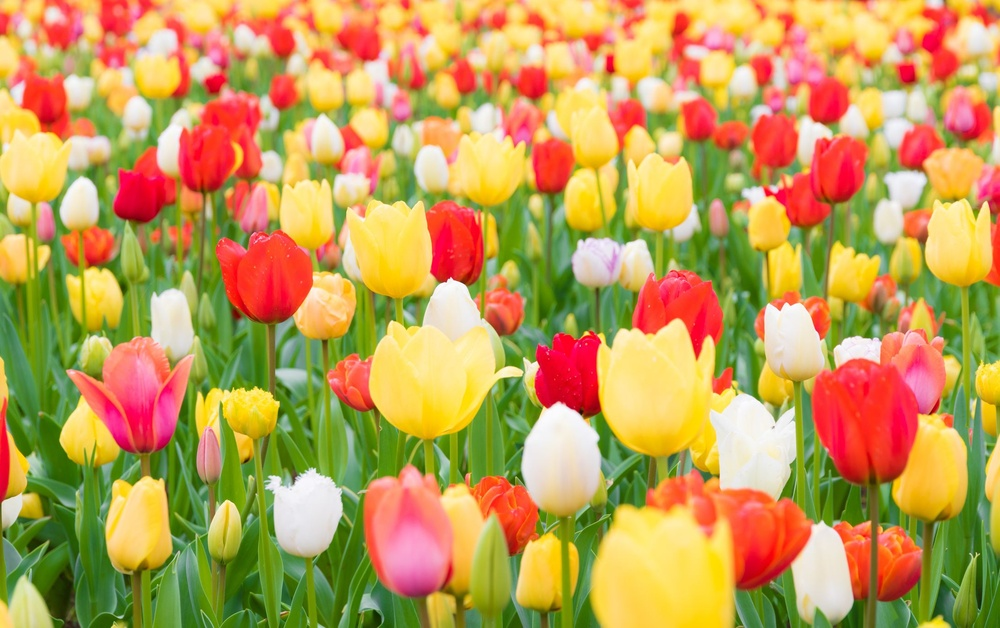
#> input picture HW1/flowers.jpg, 1000 x 628 px, shrunk from 2186 x 1372 before the run
$ python HW1-part2.py   (older library calls are emulated)
#> lines starting #> are read from the running program, lines starting #| are printed output that depends on the picture
# Po-Shen Lee
# Date: 09/29/2024
# Refactored HW1 - Part 2: Image Coloring (Thermal Vision)

import cv2
import numpy as np


def thermal_coloring(image):
    # Normalize the grayscale image to [0, 255] range
    norm_image = cv2.normalize(
        image, None, 0, 255, cv2.NORM_MINMAX, dtype=cv2.CV_8U)

    # Create a thermal color image using a custom color map (closer to OpenCV style)
    thermal_image = np.zeros(
        (image.shape[0], image.shape[1], 3), dtype=np.uint8)

    # Apply the thermal color map
    for i in range(image.shape[0]):
        for j in range(image.shape[1]):
            brightness = norm_image[i, j]

            # Apply a more graduated color scheme for thermal effect
            if brightness < 85:  # Darker values -> Blue to Cyan
                thermal_image[i, j] = [255, int(3 * brightness), 0]
            elif brightness < 170:  # Mid-range -> Cyan to Yellow
                brightness_adjusted = brightness - 85
                thermal_image[i, j] = [
                    255 - int(3 * brightness_adjusted), 255, 0]
            else:  # Brighter values -> Yellow to Red
                brightness_adjusted = brightness - 170
                thermal_image[i, j] = [
                    0, 255 - int(3 * brightness_adjusted), 255]

    return thermal_image


# Load the image from canvas
image = cv2.imread('flowers.jpg', cv2.IMREAD_GRAYSCALE)
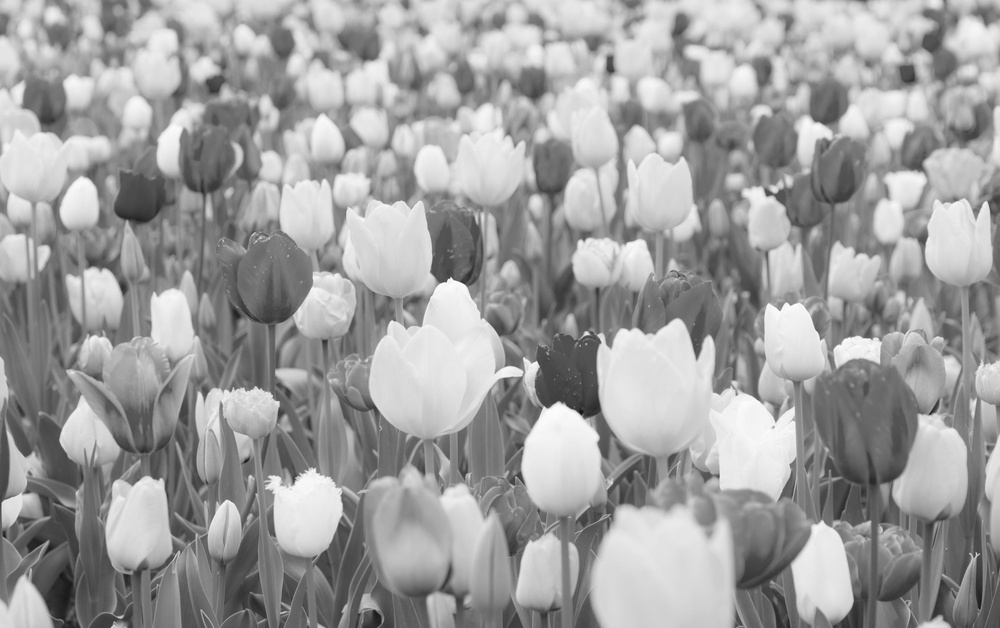
#> image: shape (628, 1000); min 17, max 255, mean 159

# Apply custom thermal coloring
thermal_image_custom = thermal_coloring(image)
#> after the loop in thermal_coloring, `for i in range(image.shape[0]):`:
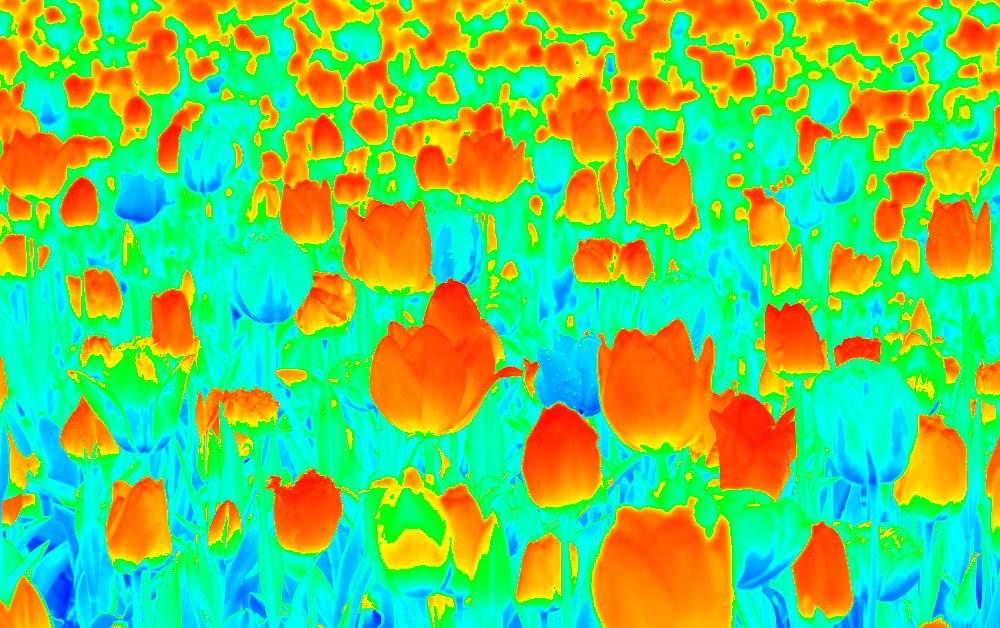
#> thermal_image: shape (628, 1000, 3); mean of channels 0, 1, 2 95.2, 201.6, 105.6; drawn as B, G, R

# Display the custom thermal image
cv2.imshow('Thermal Image', thermal_image_custom)
cv2.waitKey(0)
cv2.destroyAllWindows()

# Save the custom thermal image
cv2.imwrite('thermal_flowers.jpg', thermal_image_custom)
